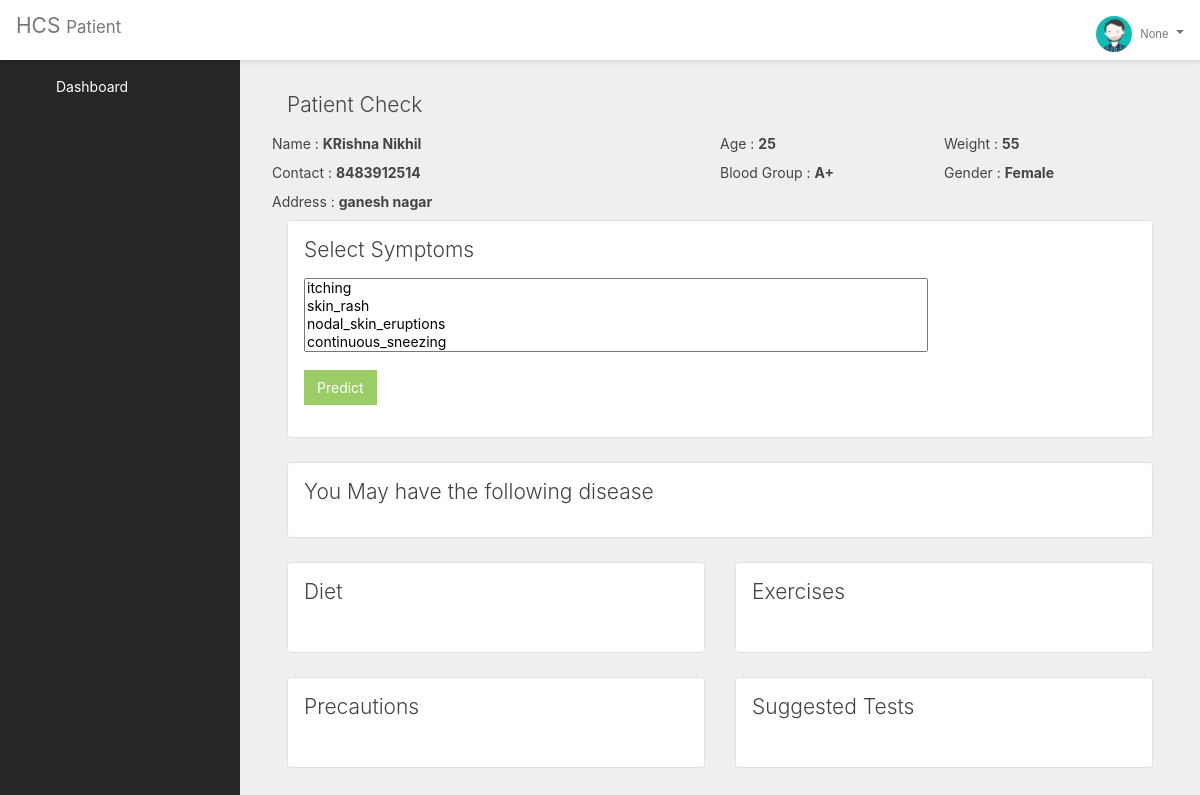
The page /PatientCalculate/8/ on the database its author committed.
### cals/models.py (models this page shows)
class patient(models.Model):
    name = models.CharField(max_length=128)
    address = models.TextField(max_length=255)
    contact = models.TextField(max_length=32)
    bloodgroup = models.CharField(max_length=10)
    age = models.IntegerField()
    gender = models.CharField(max_length=32)
    weight = models.IntegerField()
    email = models.CharField(max_length=255)
    password = models.TextField(max_length=255)
    status = models.CharField(max_length=25)
    added_date = models.DateTimeField(default=timezone.now)

### cals/views.py (the view)
# urls.py: path('PatientCalculate/<pid>/', views.PatientCalculate, name='PatientCalculate2'),
def PatientCalculate(request, pid):
    patient2 = patient.objects.get(id=pid)
    PatientSession = request.COOKIES.get('SessionPatientLogin')
    return render(request,'cals/Patient/Patientcalculate.html',{'PS':PatientSession,'patient': patient2})

### cals/templates/cals/Patient/PatientCalculate.html (shortened to what this page needs)
 {% extends 'PatientBase.html' %}
    {% block content %}
 <div class="content">
                <div class="container-fluid">
                    <h4>Patient Check</h4>
                    <div class="row">
                        <div class="col-6 col-lg-6 col-sm-12 p-0">
                            <div class="form-group m-0">
                                <label for="Name">Name :</label>
                                <b>{{ patient.name }}</b>
                            </div>
                        </div>
                        <div class="col-3 col-lg-3 col-sm-6 p-0">
                            <div class="form-group m-0">
                                <label for="age">Age :</label>
                                <b>{{patient.age}}</b>
                            </div>
                        </div>
                        <div class="col-3 col-lg-3 col-sm-6 p-0">
                            <div class="form-group m-0">
                                <label for="weight">Weight :</label>
                                <b>{{patient.weight}}</b>
                            </div>
                        </div>
                        <div class="col-6 col-lg-6 col-sm-12 p-0">
                            <div class="form-group m-0">
                                <label for="Name">Contact :</label>
                                <b>{{patient.contact}}</b>
                            </div>
                        </div>
                        <div class="col-3 col-lg-3 col-sm-6 p-0">
                            <div class="form-group m-0">
                                <label for="age">Blood Group :</label>
                                <b>{{patient.bloodgroup}}</b>
                            </div>
                        </div>
                        <div class="col-3 col-lg-3 col-sm-6 p-0">
                            <div class="form-group m-0">
                                <label for="weight">Gender :</label>
                                <b>{{patient.gender}}</b>
                            </div>
                        </div>
                        <div class="col-6 col-lg-6 col-sm-12 p-0">
                            <div class="form-group m-0">
                                <label for="address">Address :</label>
                                <b>{{patient.address}}</b>
                            </div>
                        </div>
                    </div>
                    <div class="row">
                        <div class="col-12 col-lg-12 col-sm-12">
                            <div class="card text-left">
                                <div class="card-body">
                                    <h4 class="card-title">Select Symptoms</h4>
                                    <p class="card-text">
                                      <form method="post" action="{% url 'PatientProcess' %}">
                                        <div class="form-group">
                                            <select name="sym" class="selectpicker w-75" multiple="multiple" data-live-search="true" id="sysselect">
                                                <option value"itching">itching</option>
                                                <option value"skin_rash">skin_rash</option>
                                                <option value"nodal_skin_eruptions"> nodal_skin_eruptions</option>
                                                <option value"continuous_sneezing">continuous_sneezing</option>
                                                <option value"shivering">shivering</option>
                                            </select>
                                        </div>
                                        <div class="form-group">
                                            <input type="submit" class="btn btn-success" name="" aria-describedby="helpId"
                                                value="Predict">
                                          </form>
                                        </div>
                                </div>
                            </div>
                        </div>
                    <div class="col-12 col-lg-12 col-sm-12">
                            <div class="card text-left">
                                <div class="card-body">
                                    <h4 class="card-title">You May have the following disease</h4>
                                </div>
                            </div>
                        </div>
                     <div class="col-6 col-lg-6 col-sm-12">
                            <div class="card text-left">
                                <div class="card-body">
                                    <h4 class="card-title">Diet</h4>
                                </div>
                            </div>
                        </div>
                        <div class="col-6 col-lg-6 col-sm-12">
                            <div class="card text-left">
                                <div class="card-body">
                                    <h4 class="card-title">Exercises</h4>
                                </div>
                            </div>
                        </div>
                    <div class="col-6 col-lg-6 col-sm-12">
                            <div class="card text-left">
                                <div class="card-body">
                                    <h4 class="card-title">Precautions</h4>
                                </div>
                            </div>
                        </div>
                    <div class="col-6 col-lg-6 col-sm-12">
                            <div class="card text-left">
                                <div class="card-body">
                                    <h4 class="card-title">Suggested Tests</h4>
                                </div>
                            </div>
                        </div>
                    </div>
                </div>
            </div>
 {% endblock %}

### rows shown on the page
patient: name "KRishna Nikhil", age "25", weight "55", contact "8483912514", bloodgroup "A+", gender "Female", address "ganesh nagar"

### other values the page prints
{{ PS }} "None"
